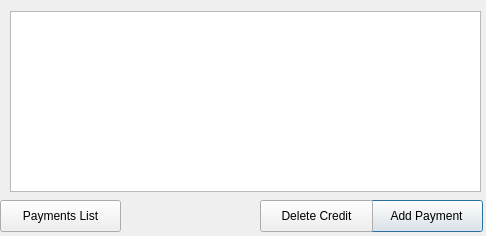
<?xml version="1.0" encoding="UTF-8"?>
<ui version="4.0">
 <class>QCreditList</class>
 <widget class="QDialog" name="QCreditList">
  <property name="geometry">
   <rect>
    <x>0</x>
    <y>0</y>
    <width>486</width>
    <height>236</height>
   </rect>
  </property>
  <property name="windowTitle">
   <string>QCreditList</string>
  </property>
  <widget class="QTableView" name="tableCredits">
   <property name="geometry">
    <rect>
     <x>10</x>
     <y>11</y>
     <width>471</width>
     <height>181</height>
    </rect>
   </property>
  </widget>
  <widget class="QPushButton" name="btnAddPayment">
   <property name="geometry">
    <rect>
     <x>370</x>
     <y>200</y>
     <width>113</width>
     <height>32</height>
    </rect>
   </property>
   <property name="text">
    <string>Add Payment</string>
   </property>
  </widget>
  <widget class="QPushButton" name="btnPaymentList">
   <property name="geometry">
    <rect>
     <x>0</x>
     <y>200</y>
     <width>121</width>
     <height>32</height>
    </rect>
   </property>
   <property name="text">
    <string>Payments List</string>
   </property>
  </widget>
  <widget class="QPushButton" name="btnDeleteCredit">
   <property name="geometry">
    <rect>
     <x>260</x>
     <y>200</y>
     <width>113</width>
     <height>32</height>
    </rect>
   </property>
   <property name="text">
    <string>Delete Credit</string>
   </property>
  </widget>
 </widget>
 <resources/>
 <connections/>
</ui>
